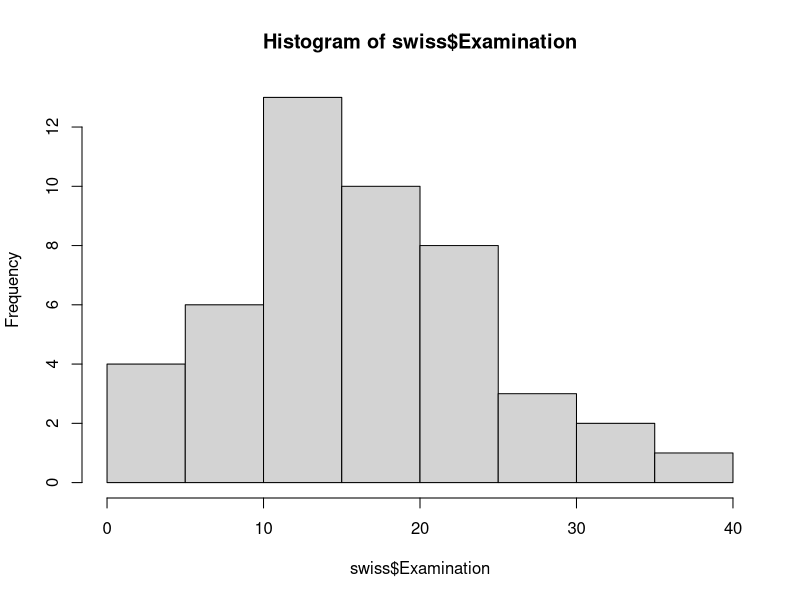
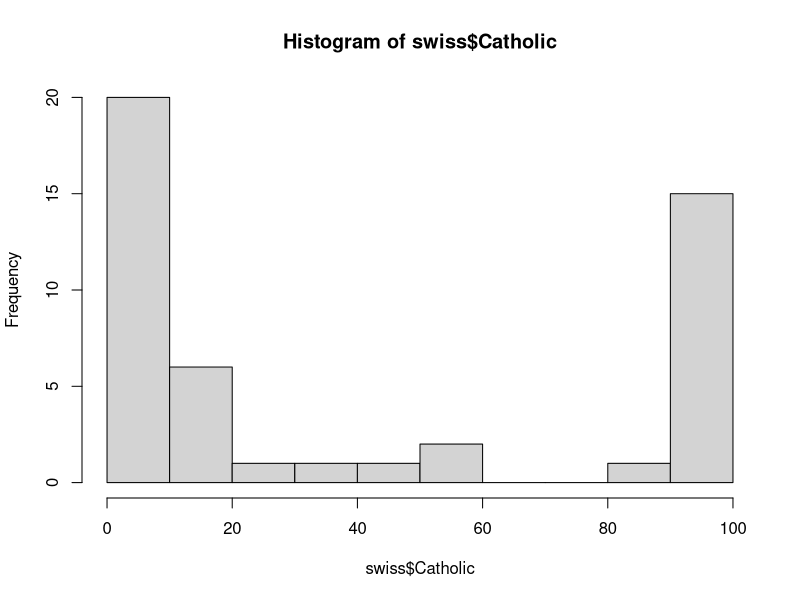
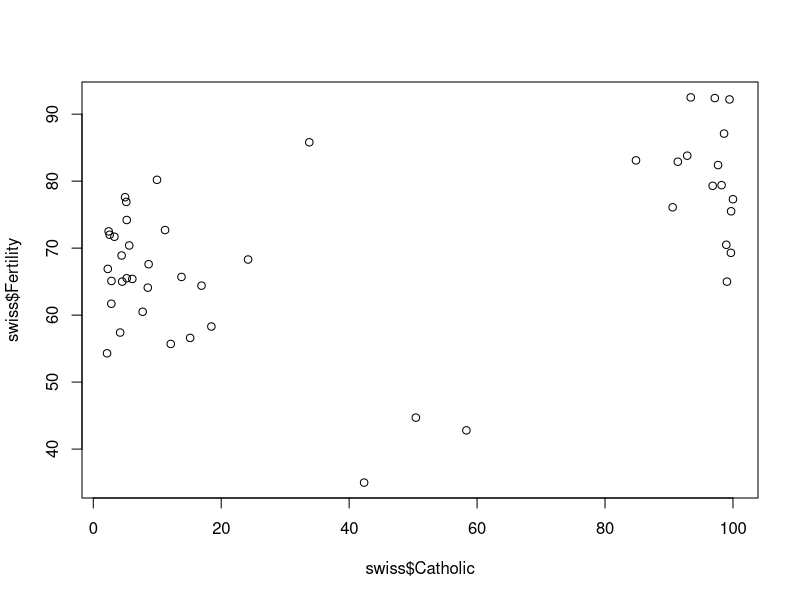
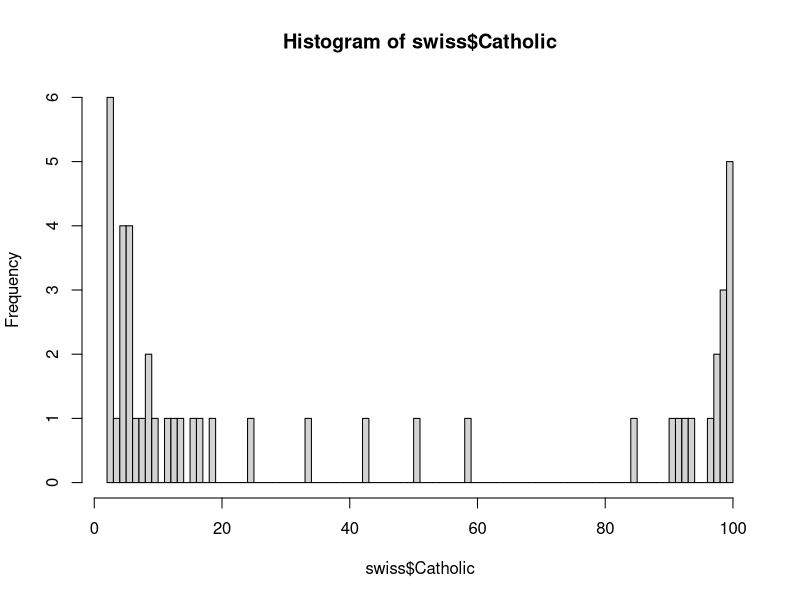
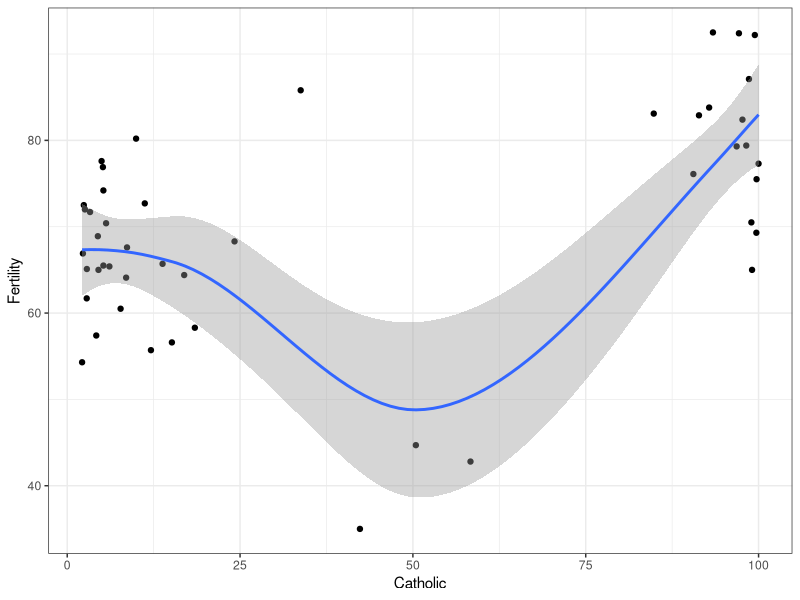

These charts were generated, in order, by the following R code: (Note: this script raises an error after producing the figures.)
##Lecture 2 - 18.09.2015
##List preloaded datasets
data()
##Load Swiss dataset
data(swiss)
##Create a function for the mean of x (x is not yet specified)
fun_mean<-function(x){sum(x)/length(x)}
##Define what x is and run the function you just created
fun_mean(x=swiss$Examination)
##Run a histogram. For that we indicate the dataset
##... and we use the $ sign to select our variable of interest
hist(swiss$Examination)
##Mean
mean(swiss$Examination)
##If you have missing values you have to remove them as follows
mean(swiss$Examination, na.rm=TRUE)
##Generate Standard Error function using the standard deviation
sd_error <- function(x) {
  sd(x) / sqrt(length(x))
}
##Indicate that sd_error function refers to variable Examination
sd_error(swiss$Examination)
##Assign variables you are gonna be using repeatedly to functions
meanexamination<-mean(swiss$Examination)
data(mdeaths)
data("AirPassengers")
summary(AirPassengers)
swiss
hist(swiss$Catholic)
plot(swiss$Catholic,swiss$Fertility)
cor.test(swiss$Catholic, swiss$Fertility)
density(swiss$Catholic)
hist(swiss$Catholic,breaks=100)
library(ggplot2)
##Do a plot of Catholic and Fertility
plot1<-ggplot(swiss, aes(Catholic,Fertility))+geom_point() + geom_smooth() + theme_bw()
plot1
#Create a function 
sub_cath <- function(x){
  x[x$Catholic>75,]
}
catholic <- sub_cath(swiss)
mean(sub_cath)
summary(sub_cath)

